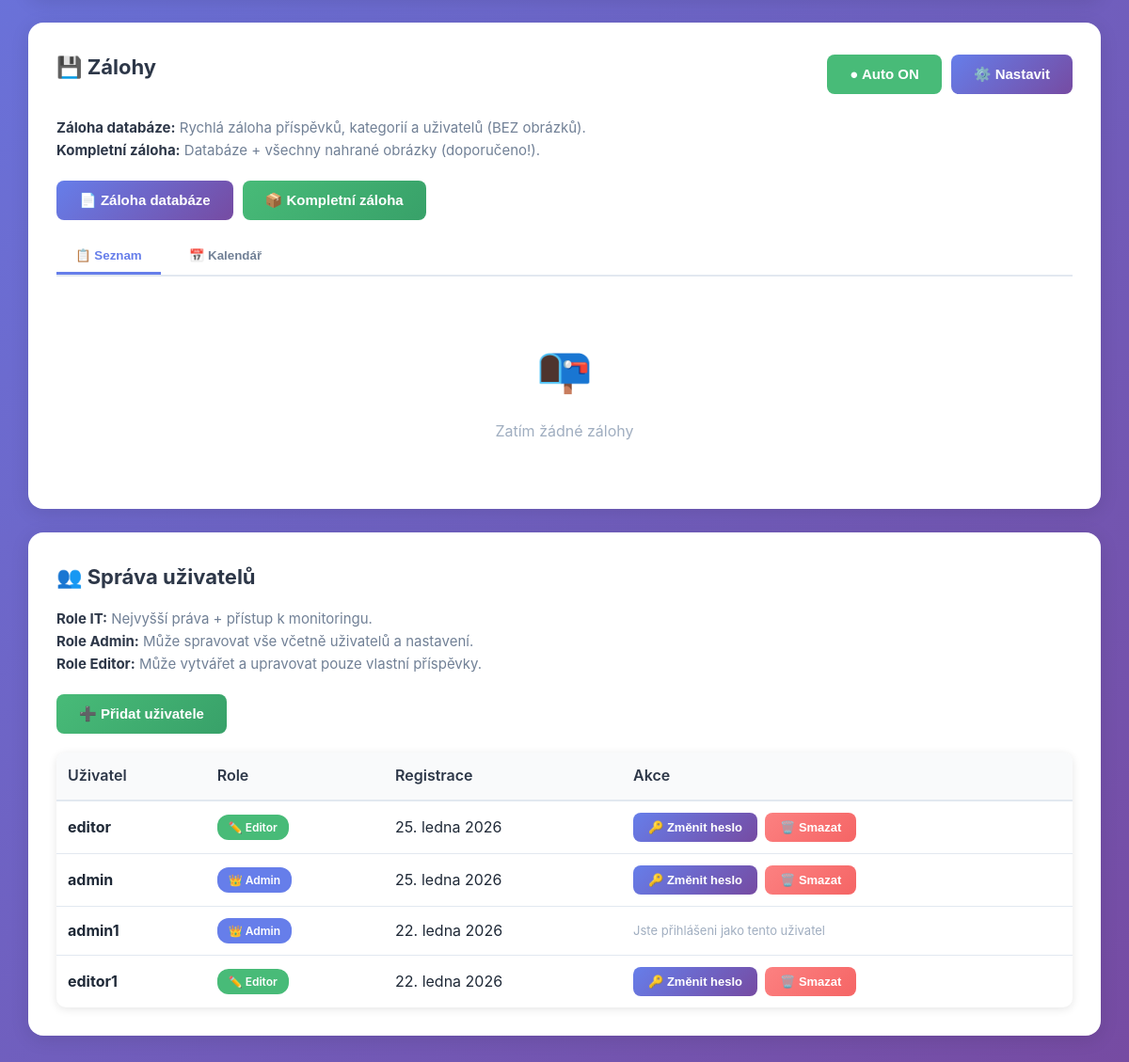
The app's page /admin/settings.php (signed in, lower part), older data.
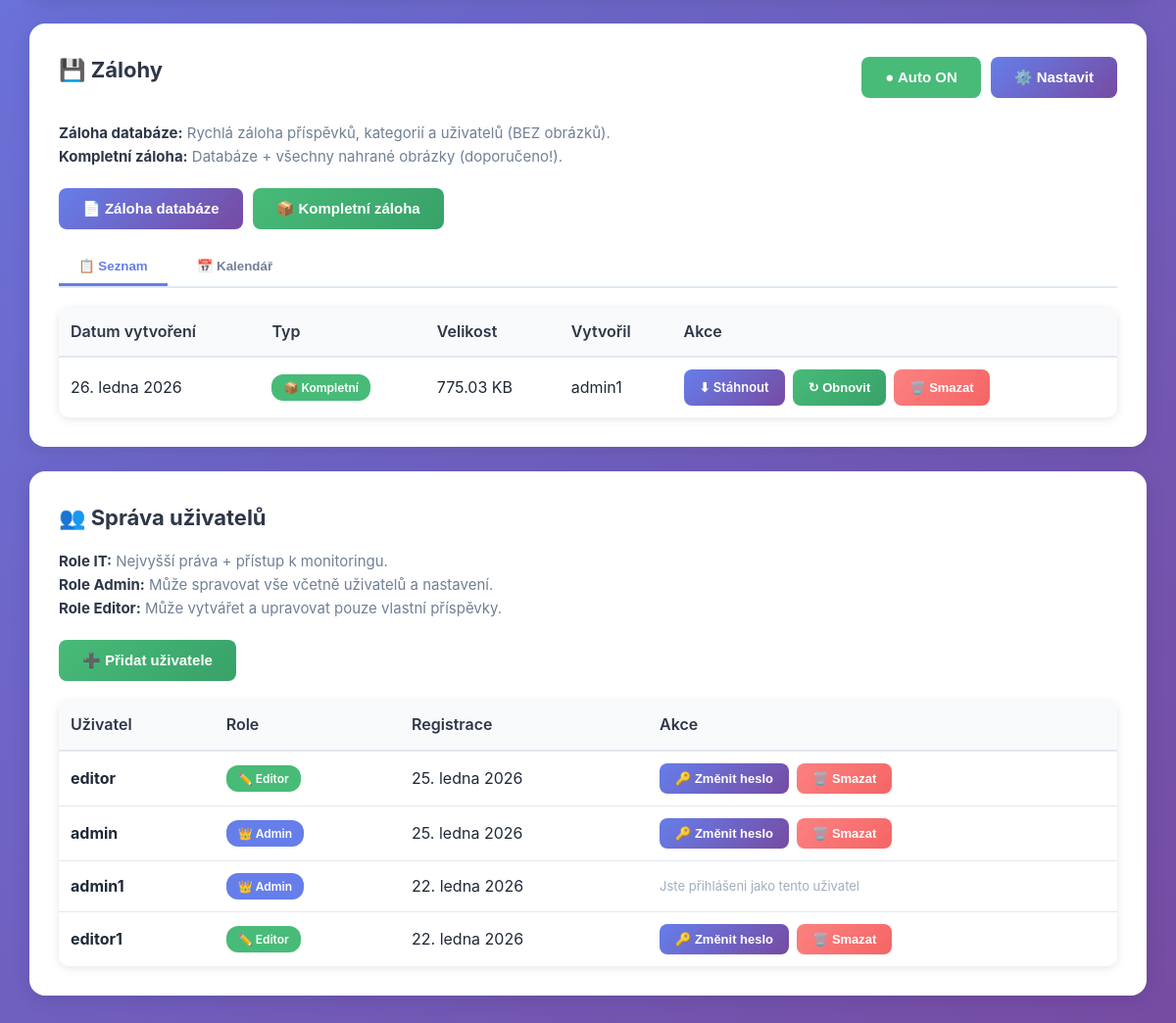
The same page, newer data.
### tables this page shows
CREATE TABLE `users` (
  `id` int(11) NOT NULL AUTO_INCREMENT,
  `username` varchar(50) NOT NULL,
  `password` varchar(255) NOT NULL,
  `email` varchar(100) DEFAULT NULL,
  `role` enum('admin','editor') DEFAULT 'editor',
  `created_at` timestamp NOT NULL DEFAULT CURRENT_TIMESTAMP,
  `last_login` timestamp NULL DEFAULT NULL,
  PRIMARY KEY (`id`),
  UNIQUE KEY `username` (`username`),
  KEY `idx_username` (`username`)
);

CREATE TABLE `backups` (
  `id` int(11) NOT NULL AUTO_INCREMENT,
  `filename` varchar(255) NOT NULL,
  `filepath` varchar(255) NOT NULL,
  `size_bytes` bigint(20) DEFAULT NULL,
  `type` enum('database','full') DEFAULT 'database',
  `created_by` int(11) DEFAULT NULL,
  `created_at` timestamp NOT NULL DEFAULT CURRENT_TIMESTAMP,
  PRIMARY KEY (`id`),
  KEY `created_by` (`created_by`),
  KEY `idx_created` (`created_at`),
  CONSTRAINT `backups_ibfk_1` FOREIGN KEY (`created_by`) REFERENCES `users` (`id`) ON DELETE SET NULL
);

### includes/database.class.php (called while the page is built, shortened)
<?php
class Database {
    private $connection;
    private $stmt;
    public function __construct() {
        $dsn = 'mysql:host=' . DB_HOST . ';dbname=' . DB_NAME . ';charset=' . DB_CHARSET;
        $options = [
            PDO::ATTR_ERRMODE => PDO::ERRMODE_EXCEPTION,
            PDO::ATTR_DEFAULT_FETCH_MODE => PDO::FETCH_ASSOC,
            PDO::ATTR_EMULATE_PREPARES => false,
            PDO::MYSQL_ATTR_INIT_COMMAND => "SET NAMES utf8mb4 COLLATE utf8mb4_unicode_ci"
        ];
        try {
            $this->connection = new PDO($dsn, DB_USER, DB_PASS, $options);
        } catch (PDOException $e) {
            $this->error = $e->getMessage();
            $this->logError('Database Connection', $e->getMessage());
            die('Chyba připojení k databázi. Zkontrolujte konfiguraci.');
        }
    }
    public function query($sql) {
    try {
        $this->stmt = $this->connection->prepare($sql);
        return $this;
    } catch (PDOException $e) {
        $this->logError('Query Prepare', $e->getMessage());
        $this->stmt = null;
        return $this;
    }
}
    public function bind($param, $value, $type = null) {
        if (is_null($type)) {
            switch (true) {
                case is_int($value):
                    $type = PDO::PARAM_INT;
                    break;
                default:
                    $type = PDO::PARAM_STR;
            }
        }
        $this->stmt->bindValue($param, $value, $type);
        return $this;
    }
    public function execute() {
        try {
            return $this->stmt->execute();
        } catch (PDOException $e) {
            $this->logError('Query Execute', $e->getMessage());
            return false;
        }
    }
    public function fetchAll() {
    $this->execute();
    return $this->stmt->fetchAll();
    }
    public function fetch() {
        $this->execute();
        return $this->stmt->fetch();
    }
}
?>

### includes/helpers.php (called while the page is built, shortened)
<?php
function formatDate($date, $format = 'j. n. Y') {
    $months = [
        1 => 'ledna', 2 => 'února', 3 => 'března', 4 => 'dubna',
        5 => 'května', 6 => 'června', 7 => 'července', 8 => 'srpna',
        9 => 'září', 10 => 'října', 11 => 'listopadu', 12 => 'prosince'
    ];
    $timestamp = is_numeric($date) ? $date : strtotime($date);
    $day = date('j', $timestamp);
    $month = $months[(int)date('n', $timestamp)];
    $year = date('Y', $timestamp);
    return "$day. $month $year";
}
function e($text) {
    return htmlspecialchars($text, ENT_QUOTES, 'UTF-8');
}
function formatBytes($bytes, $precision = 2) {
    $units = ['B', 'KB', 'MB', 'GB', 'TB'];
    for ($i = 0; $bytes > 1024 && $i < count($units) - 1; $i++) {
        $bytes /= 1024;
    }
    return round($bytes, $precision) . ' ' . $units[$i];
}
?>

### includes/backup.class.php (called while the page is built, shortened)
<?php
class Backup {
    private $db;
    public function __construct() {
        global $db;
        $this->db = $db;
        $this->backupDir = BACKUPS_PATH;
    }
    public function listBackups() {
        $this->db->query(
            "SELECT b.*, u.username as created_by_name
             FROM backups b
             LEFT JOIN users u ON b.created_by = u.id
             ORDER BY b.created_at DESC"
        );
        return $this->db->fetchAll();
    }
}
?>

### config.php (called while the page is built, shortened)
<?php
require_once INCLUDES_PATH . 'database.class.php';
require_once INCLUDES_PATH . 'backup.class.php';
$db = new Database();
require_once INCLUDES_PATH . 'helpers.php';
?>

### admin/settings.php (the view, shortened to what the rows shown need)
<?php
require_once '../config.php';
$backup = new Backup();
$backups = $backup->listBackups();
$db3 = new Database();
$db3->query("
    SELECT b.*,
           CASE
               WHEN b.created_by = 0 OR b.created_by IS NULL THEN 'Systém'
               ELSE u.username
           END as created_by_name
    FROM backups b
    LEFT JOIN users u ON b.created_by = u.id
    ORDER BY b.created_at DESC
");
$backups = $db3->fetchAll();
$db = new Database();
$db->query("SELECT id, username, role, created_at FROM users ORDER BY created_at DESC");
$users = $db->fetchAll();
$db->query("SELECT id, username, role FROM users WHERE id = :id");
$db->bind(':id', $_SESSION['user_id']);
$currentUser = $db->fetch();
?>
<!DOCTYPE html>
<html lang="cs">
<head>
    <link rel="stylesheet" href="<?= ASSETS_URL ?>css/admin.css">
</head>
<body>
    <div class="container">
<div class="card" id="backups">
    <div style="display: flex; justify-content: space-between; align-items: center; margin-bottom: 20px;">
        <h2>💾 Zálohy</h2>
    </div>
    <div id="backupListView">
        <?php if (empty($backups)): ?>
            <div class="empty-state">
                <div class="empty-state-icon">📭</div>
                <p>Zatím žádné zálohy</p>
            </div>
        <?php else:
            $page = isset($_GET['backup_page']) ? (int)$_GET['backup_page'] : 1;
            $perPage = 5;
            $offset = ($page - 1) * $perPage;
            $pagedBackups = array_slice($backups, $offset, $perPage);
        ?>
            <table class="table">
                <thead>
                    <tr>
                        <th>Datum vytvoření</th>
                        <th>Typ</th>
                        <th>Velikost</th>
                        <th>Vytvořil</th>
                        <th>Akce</th>
                    </tr>
                </thead>
                <tbody>
                    <?php foreach ($pagedBackups as $b): ?>
                        <tr <?= $b['last_restored_at'] ? 'style="background: #f0fff4;"' : '' ?>>
                            <td>
                                <?= formatDate($b['created_at']) ?>
                            </td>
                            <td>
                                <?php if (isset($b['type']) && $b['type'] === 'full'): ?>
                                    <span class="badge" style="background: #48bb78; color: white;">📦 Kompletní</span>
                                <?php else: ?>
                                    <span class="badge" style="background: #667eea; color: white;">📄 Databáze</span>
                                <?php endif; ?>
                            </td>
                            <td><?= formatBytes($b['size_bytes']) ?></td>
                            <td><?= e($b['created_by_name'] ?? 'Systém') ?></td>
                            <td>
                                <div class="table-actions">
                                    <a href="download_backup.php?id=<?= $b['id'] ?>" class="btn btn-primary btn-small">⬇ Stáhnout</a>
                                    <button onclick="openRestoreModal(<?= $b['id'] ?>, '<?= e($b['filename']) ?>', '<?= formatDate($b['created_at']) ?>')" class="btn btn-success btn-small">↻ Obnovit</button>
                                    <button onclick="openDeleteBackupModal(<?= $b['id'] ?>, '<?= e($b['filename']) ?>')" class="btn btn-danger btn-small">🗑️ Smazat</button>
                                </div>
                            </td>
                        </tr>
                    <?php endforeach; ?>
                </tbody>
            </table>
        <?php endif; ?>
    </div>
</div>
        <?php if ($currentUser['role'] === 'admin' || $currentUser['role'] === 'it'): ?>
        <div class="card">
            <h2>👥 Správa uživatelů</h2>
            <table class="table">
                <thead>
                    <tr>
                        <th>Uživatel</th>
                        <th>Role</th>
                        <th>Registrace</th>
                        <th>Akce</th>
                    </tr>
                </thead>
                <tbody>
                    <?php foreach ($users as $user): ?>
                        <tr>
                            <td><strong><?= e($user['username']) ?></strong></td>
                            <td>
                                <span class="badge badge-<?= $user['role'] ?>">
                                    <?php
                                    if ($user['role'] === 'it') {
                                        echo '🔧 IT';
                                    } elseif ($user['role'] === 'admin') {
                                        echo '👑 Admin';
                                    } else {
                                        echo '✏️ Editor';
                                    }
                                    ?>
                                </span>
                            </td>
                            <td><?= formatDate($user['created_at']) ?></td>
                            <td>
                                <div class="table-actions">
                                    <?php if ($user['id'] !== $_SESSION['user_id']): ?>
                                        <?php if ($user['role'] === 'it' && $currentUser['role'] !== 'it'): ?>
                                            <span style="color: #9f7aea; font-size: 13px;">🔒 IT účet - pouze IT může upravovat</span>
                                        <?php else: ?>
                                            <button onclick="openChangePasswordModal(<?= $user['id'] ?>, '<?= e($user['username']) ?>')" class="btn btn-primary btn-small">🔑 Změnit heslo</button>
                                            <button onclick="confirmDeleteUser(<?= $user['id'] ?>, '<?= e($user['username']) ?>')" class="btn btn-danger btn-small">🗑️ Smazat</button>
                                        <?php endif; ?>
                                    <?php else: ?>
                                        <span style="color: #a0aec0; font-size: 13px;">Jste přihlášeni jako tento uživatel</span>
                                    <?php endif; ?>
                                </div>
                            </td>
                        </tr>
                    <?php endforeach; ?>
                </tbody>
            </table>
        </div>
        <?php endif; ?>
    </div>
</body>
</html>

Row changes from the older to the newer data that the page shows:
added backups: created_at "26. ledna 2026", type "📦 Kompletní", size_bytes "775.03 KB", created_by.username "admin1"
Text that changed along with them:
text no longer shown: "📭 Zatím žádné zálohy"
text now shown: "Datum vytvoření Typ Velikost Vytvořil Akce"
